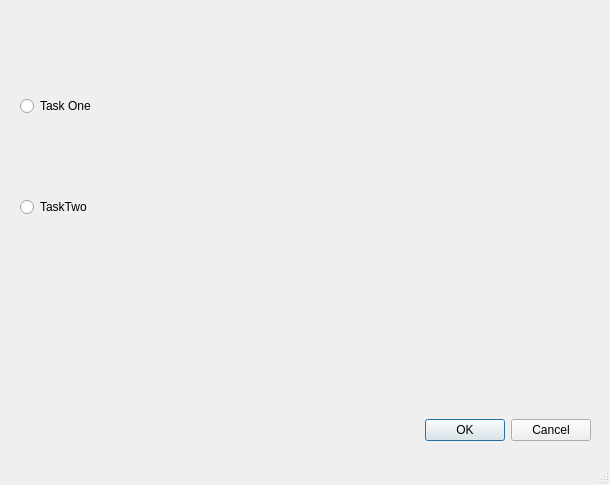
<?xml version="1.0" encoding="UTF-8"?>
<ui version="4.0">
 <class>MainWindow</class>
 <widget class="QMainWindow" name="MainWindow">
  <property name="geometry">
   <rect>
    <x>0</x>
    <y>0</y>
    <width>610</width>
    <height>485</height>
   </rect>
  </property>
  <property name="windowTitle">
   <string>MainWindow</string>
  </property>
  <widget class="QWidget" name="centralwidget">
   <widget class="QWidget" name="">
    <property name="geometry">
     <rect>
      <x>20</x>
      <y>20</y>
      <width>571</width>
      <height>421</height>
     </rect>
    </property>
    <layout class="QVBoxLayout" name="verticalLayout_2">
     <item>
      <layout class="QVBoxLayout" name="verticalLayout">
       <item>
        <spacer name="verticalSpacer_3">
         <property name="orientation">
          <enum>Qt::Vertical</enum>
         </property>
         <property name="sizeHint" stdset="0">
          <size>
           <width>20</width>
           <height>40</height>
          </size>
         </property>
        </spacer>
       </item>
       <item>
        <widget class="QRadioButton" name="taskOneRadioButton">
         <property name="text">
          <string>Task One</string>
         </property>
        </widget>
       </item>
       <item>
        <spacer name="verticalSpacer">
         <property name="orientation">
          <enum>Qt::Vertical</enum>
         </property>
         <property name="sizeHint" stdset="0">
          <size>
           <width>20</width>
           <height>40</height>
          </size>
         </property>
        </spacer>
       </item>
       <item>
        <widget class="QRadioButton" name="taskTwoRadioButton">
         <property name="text">
          <string>TaskTwo</string>
         </property>
        </widget>
       </item>
      </layout>
     </item>
     <item>
      <spacer name="verticalSpacer_2">
       <property name="orientation">
        <enum>Qt::Vertical</enum>
       </property>
       <property name="sizeHint" stdset="0">
        <size>
         <width>20</width>
         <height>40</height>
        </size>
       </property>
      </spacer>
     </item>
     <item>
      <widget class="QDialogButtonBox" name="buttonBox">
       <property name="standardButtons">
        <set>QDialogButtonBox::Cancel|QDialogButtonBox::Ok</set>
       </property>
      </widget>
     </item>
    </layout>
   </widget>
  </widget>
  <widget class="QMenuBar" name="menubar">
   <property name="geometry">
    <rect>
     <x>0</x>
     <y>0</y>
     <width>610</width>
     <height>21</height>
    </rect>
   </property>
  </widget>
  <widget class="QStatusBar" name="statusbar"/>
 </widget>
 <resources/>
 <connections/>
</ui>
